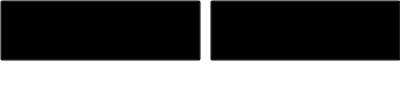
<?xml version="1.0" encoding="UTF-8"?>
<ui version="4.0">
 <class>JLButton</class>
 <widget class="QWidget" name="JLButton">
  <property name="geometry">
   <rect>
    <x>0</x>
    <y>0</y>
    <width>400</width>
    <height>96</height>
   </rect>
  </property>
  <property name="windowTitle">
   <string>Form</string>
  </property>
  <property name="styleSheet">
   <string notr="true">background-color:rgba(0,0,0,0);
</string>
  </property>
  <widget class="QPushButton" name="pushButton">
   <property name="geometry">
    <rect>
     <x>0</x>
     <y>0</y>
     <width>201</width>
     <height>61</height>
    </rect>
   </property>
   <property name="text">
    <string>PushButton</string>
   </property>
  </widget>
  <widget class="QPushButton" name="pushButton_2">
   <property name="geometry">
    <rect>
     <x>210</x>
     <y>0</y>
     <width>191</width>
     <height>61</height>
    </rect>
   </property>
   <property name="text">
    <string>PushButton</string>
   </property>
  </widget>
 </widget>
 <resources/>
 <connections/>
</ui>
